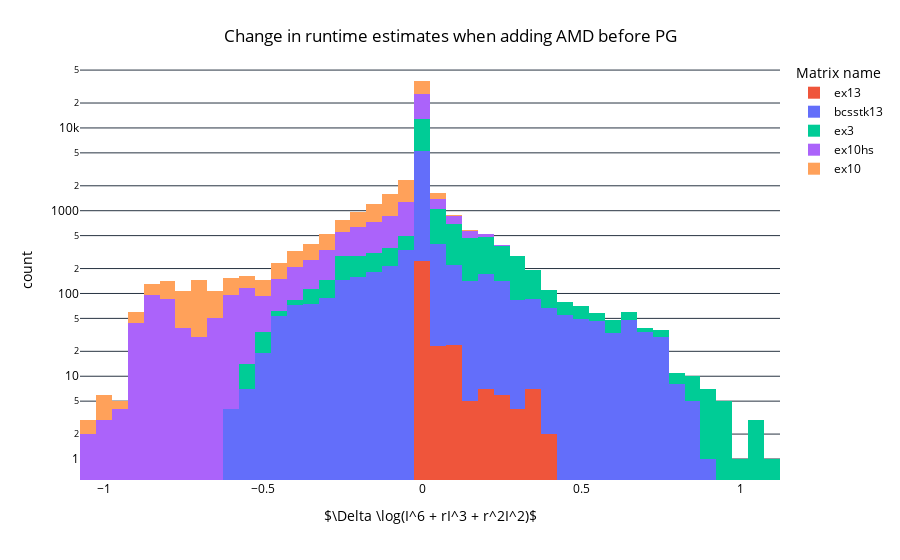

Notebook code cell kept with this figure:
### Code cell
fig = px.histogram(amd_pg_df_diff_df, x="log_obj_func_diff", nbins=100, log_y=True, 
                   color="matrix_name",
                #  histnorm="probability",  # won't add up to one overall when multiple groups are used
                  color_discrete_map=matrix_color_map,
                  labels={
                      "log_obj_func_diff": r'$\Delta \log(I^6 + rI^3 + r^2I^2)$',
                      "matrix_name": "Matrix name",
                      "tile_size": "Tile size",
                  })
fig.update_layout(
        title={
            'text': "Change in runtime estimates when adding AMD before PG",
            'x': 0.5,
            'xanchor': 'center',
            'yanchor': 'top'
        },
        plot_bgcolor='white',  # Plot area background color
        paper_bgcolor='white',  # Entire figure background color
        font=dict(color='black'),  # Font color
    )
fig.show()
fig.write_image("plots/amd_pg_log_obj_func_diff_all_tiles_plot.pdf")

### Figure 1 — Plotly figure (JSON) as saved in the notebook; plotly's stock layout.template omitted (floating-point values rounded to 4 significant figures; data arrays with more than 128 entries replaced by an {"elided": "..."} marker saying what was removed)
{"data": [{"alignmentgroup": "True", "bingroup": "x", "hovertemplate": "Matrix name=ex13<br>$\\Delta \\log(I^6 + rI^3 + r^2I^2)$=%{x}<br>count=%{y}<extra></extra>", "legendgroup": "ex13", "marker": {"color": "#EF553B", "pattern": {"shape": ""}}, "name": "ex13", "nbinsx": 100, "offsetgroup": "ex13", "orientation": "v", "showlegend": true, "x": {"elided": "322 float values"}, "xaxis": "x", "yaxis": "y", "type": "histogram"}, {"alignmentgroup": "True", "bingroup": "x", "hovertemplate": "Matrix name=bcsstk13<br>$\\Delta \\log(I^6 + rI^3 + r^2I^2)$=%{x}<br>count=%{y}<extra></extra>", "legendgroup": "bcsstk13", "marker": {"color": "#636EFA", "pattern": {"shape": ""}}, "name": "bcsstk13", "nbinsx": 100, "offsetgroup": "bcsstk13", "orientation": "v", "showlegend": true, "x": {"elided": "7988 float values"}, "xaxis": "x", "yaxis": "y", "type": "histogram"}, {"alignmentgroup": "True", "bingroup": "x", "hovertemplate": "Matrix name=ex3<br>$\\Delta \\log(I^6 + rI^3 + r^2I^2)$=%{x}<br>count=%{y}<extra></extra>", "legendgroup": "ex3", "marker": {"color": "#00CC96", "pattern": {"shape": ""}}, "name": "ex3", "nbinsx": 100, "offsetgroup": "ex3", "orientation": "v", "showlegend": true, "x": {"elided": "10897 float values"}, "xaxis": "x", "yaxis": "y", "type": "histogram"}, {"alignmentgroup": "True", "bingroup": "x", "hovertemplate": "Matrix name=ex10hs<br>$\\Delta \\log(I^6 + rI^3 + r^2I^2)$=%{x}<br>count=%{y}<extra></extra>", "legendgroup": "ex10hs", "marker": {"color": "#AB63FA", "pattern": {"shape": ""}}, "name": "ex10hs", "nbinsx": 100, "offsetgroup": "ex10hs", "orientation": "v", "showlegend": true, "x": {"elided": "16634 float values"}, "xaxis": "x", "yaxis": "y", "type": "histogram"}, {"alignmentgroup": "True", "bingroup": "x", "hovertemplate": "Matrix name=ex10<br>$\\Delta \\log(I^6 + rI^3 + r^2I^2)$=%{x}<br>count=%{y}<extra></extra>", "legendgroup": "ex10", "marker": {"color": "#FFA15A", "pattern": {"shape": ""}}, "name": "ex10", "nbinsx": 100, "offsetgroup": "ex10", "orientation": "v", "showlegend": true, "x": {"elided": "15611 float values"}, "xaxis": "x", "yaxis": "y", "type": "histogram"}], "layout": {"xaxis": {"anchor": "y", "domain": [0.0, 1.0], "title": {"text": "$\\Delta \\log(I^6 + rI^3 + r^2I^2)$"}}, "yaxis": {"anchor": "x", "domain": [0.0, 1.0], "title": {"text": "count"}, "type": "log"}, "legend": {"title": {"text": "Matrix name"}, "tracegroupgap": 0}, "margin": {"t": 60}, "barmode": "relative", "title": {"text": "Change in runtime estimates when adding AMD before PG", "x": 0.5, "xanchor": "center", "yanchor": "top"}, "font": {"color": "black"}, "plot_bgcolor": "white", "paper_bgcolor": "white"}}
